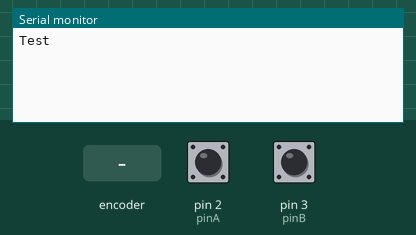
Simulated run of this sketch. Board: Arduino Uno, built with avr-gcc and run on an emulated ATmega328P. Shown: the last lines printed to the serial monitor. The test bench sets the inputs (shaded band); at power-on: pin 2 (pinA) HIGH, pin 3 (pinB) HIGH.

Above: at 1.2 s.
1.3 s: rotary encoder on pin 2 (pinA) / pin 3 (pinB) turned 1 step (first pin leading)
At 2.6 s:
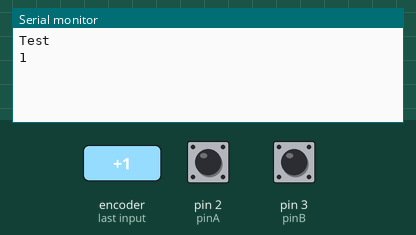
3.0 s: rotary encoder on pin 2 (pinA) / pin 3 (pinB) turned 1 step (first pin leading)
At 4.1 s:
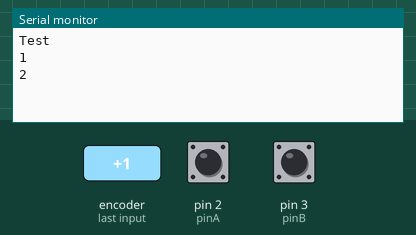

Measured:
- after the input at 1.3 s, the serial monitor: prints a new line after 0.08 s (image 1)
- after the input at 3.0 s, the serial monitor: prints a new line after 0.08 s (image 2)

The sketch:

FSD13QBIM3QGLHR.ino
```cpp
/*******Interrupt-based Rotary Encoder Sketch*******
by Simon Merrett, based on insight from Oleg Mazurov, Nick Gammon, rt, Steve Spence
*/

static int pinA = 2; // Our first hardware interrupt pin is digital pin 2
static int pinB = 3; // Our second hardware interrupt pin is digital pin 3
volatile byte aFlag = 0; // let's us know when we're expecting a rising edge on pinA to signal that the encoder has arrived at a detent
volatile byte bFlag = 0; // let's us know when we're expecting a rising edge on pinB to signal that the encoder has arrived at a detent (opposite direction to when aFlag is set)
volatile byte encoderPos = 0; //this variable stores our current value of encoder position. Change to int or uin16_t instead of byte if you want to record a larger range than 0-255
volatile byte oldEncPos = 0; //stores the last encoder position value so we can compare to the current reading and see if it has changed (so we know when to print to the serial monitor)
volatile byte reading = 0; //somewhere to store the direct values we read from our interrupt pins before checking to see if we have moved a whole detent


//variables relating to distance odometry
static double k = 429.6646382683339;

void setup() {
  pinMode(pinA, INPUT_PULLUP); // set pinA as an input, pulled HIGH to the logic voltage (5V or 3.3V for most cases)
  pinMode(pinB, INPUT_PULLUP); // set pinB as an input, pulled HIGH to the logic voltage (5V or 3.3V for most cases)
  attachInterrupt(0,PinA,RISING); // set an interrupt on PinA, looking for a rising edge signal and executing the "PinA" Interrupt Service Routine (below)
  attachInterrupt(1,PinB,RISING); // set an interrupt on PinB, looking for a rising edge signal and executing the "PinB" Interrupt Service Routine (below)
  Serial.begin(115200); // start the serial monitor link
  Serial.println("Test");
}

void PinA(){
  cli(); //stop interrupts happening before we read pin values
  reading = PIND & 0xC; // read all eight pin values then strip away all but pinA and pinB's values
  if(reading == B00001100 && aFlag) { //check that we have both pins at detent (HIGH) and that we are expecting detent on this pin's rising edge
    encoderPos --; //decrement the encoder's position count
    bFlag = 0; //reset flags for the next turn
    aFlag = 0; //reset flags for the next turn
  }
  else if (reading == B00000100) bFlag = 1; //signal that we're expecting pinB to signal the transition to detent from free rotation
  sei(); //restart interrupts
}

void PinB(){
  cli(); //stop interrupts happening before we read pin values
  reading = PIND & 0xC; //read all eight pin values then strip away all but pinA and pinB's values
  if (reading == B00001100 && bFlag) { //check that we have both pins at detent (HIGH) and that we are expecting detent on this pin's rising edge
    encoderPos ++; //increment the encoder's position count
    bFlag = 0; //reset flags for the next turn
    aFlag = 0; //reset flags for the next turn
  }
  else if (reading == B00001000) aFlag = 1; //signal that we're expecting pinA to signal the transition to detent from free rotation
  sei(); //restart interrupts
}

void loop(){
  if(oldEncPos != encoderPos) {
    Serial.println(encoderPos);
    oldEncPos = encoderPos;


  }
}
```
